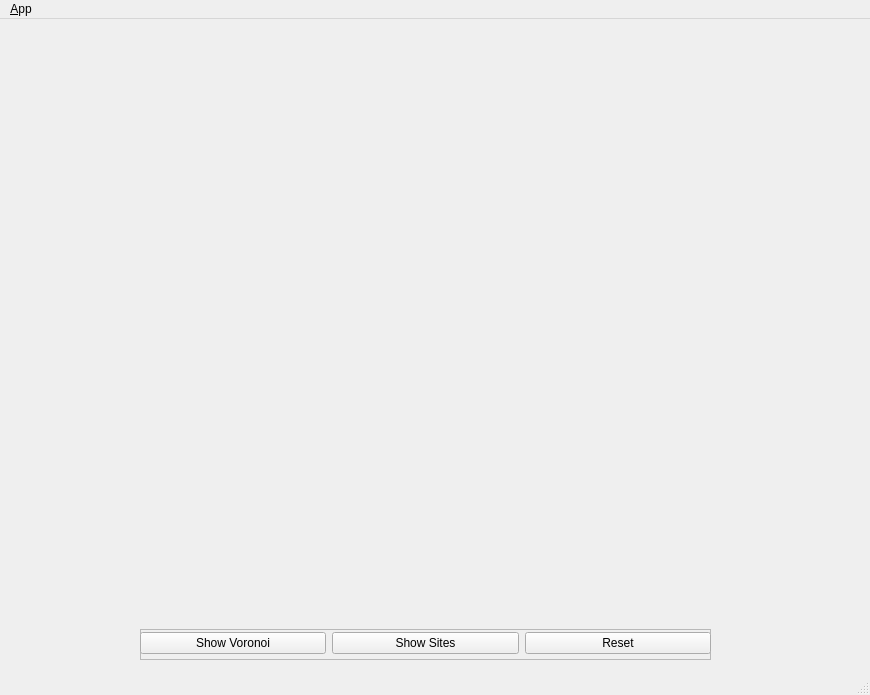
<?xml version="1.0" encoding="UTF-8"?>
<ui version="4.0">
 <class>VoronoiWindowDesign</class>
 <widget class="QMainWindow" name="VoronoiWindowDesign">
  <property name="geometry">
   <rect>
    <x>0</x>
    <y>0</y>
    <width>870</width>
    <height>695</height>
   </rect>
  </property>
  <property name="windowTitle">
   <string>QRosApp</string>
  </property>
  <property name="windowIcon">
   <iconset resource="../resources/images.qrc">
    <normaloff>:/images/icon.png</normaloff>:/images/icon.png</iconset>
  </property>
  <property name="locale">
   <locale language="English" country="Australia"/>
  </property>
  <widget class="QWidget" name="centralwidget">
   <widget class="QFrame" name="frame">
    <property name="geometry">
     <rect>
      <x>140</x>
      <y>610</y>
      <width>571</width>
      <height>31</height>
     </rect>
    </property>
    <property name="frameShape">
     <enum>QFrame::StyledPanel</enum>
    </property>
    <property name="frameShadow">
     <enum>QFrame::Raised</enum>
    </property>
    <widget class="QWidget" name="layoutWidget">
     <property name="geometry">
      <rect>
       <x>0</x>
       <y>0</y>
       <width>571</width>
       <height>29</height>
      </rect>
     </property>
     <layout class="QHBoxLayout" name="_2">
      <item>
       <widget class="QPushButton" name="showVoroBtn">
        <property name="text">
         <string>Show Voronoi</string>
        </property>
       </widget>
      </item>
      <item>
       <widget class="QPushButton" name="showSitesBtn">
        <property name="text">
         <string>Show Sites</string>
        </property>
       </widget>
      </item>
      <item>
       <widget class="QPushButton" name="resetSitesBtn">
        <property name="text">
         <string>Reset</string>
        </property>
       </widget>
      </item>
     </layout>
    </widget>
   </widget>
  </widget>
  <widget class="QMenuBar" name="menubar">
   <property name="geometry">
    <rect>
     <x>0</x>
     <y>0</y>
     <width>870</width>
     <height>25</height>
    </rect>
   </property>
   <widget class="QMenu" name="menu_File">
    <property name="title">
     <string>&amp;App</string>
    </property>
    <addaction name="action_Preferences"/>
    <addaction name="separator"/>
    <addaction name="actionAbout"/>
    <addaction name="actionAbout_Qt"/>
    <addaction name="separator"/>
    <addaction name="action_Quit"/>
    <addaction name="actionAdd_Examples"/>
    <addaction name="actionRemove_Examples"/>
   </widget>
   <addaction name="menu_File"/>
  </widget>
  <widget class="QStatusBar" name="statusbar"/>
  <action name="action_Quit">
   <property name="text">
    <string>&amp;Quit</string>
   </property>
   <property name="shortcut">
    <string>Ctrl+Q</string>
   </property>
   <property name="shortcutContext">
    <enum>Qt::ApplicationShortcut</enum>
   </property>
  </action>
  <action name="action_Preferences">
   <property name="text">
    <string>&amp;Preferences</string>
   </property>
  </action>
  <action name="actionAbout">
   <property name="text">
    <string>&amp;About</string>
   </property>
  </action>
  <action name="actionAbout_Qt">
   <property name="text">
    <string>About &amp;Qt</string>
   </property>
  </action>
  <action name="actionAdd_Examples">
   <property name="text">
    <string>Add Examples</string>
   </property>
  </action>
  <action name="actionRemove_Examples">
   <property name="text">
    <string>Remove Examples</string>
   </property>
  </action>
 </widget>
 <resources>
  <include location="../resources/images.qrc"/>
 </resources>
 <connections>
  <connection>
   <sender>action_Quit</sender>
   <signal>triggered()</signal>
   <receiver>VoronoiWindowDesign</receiver>
   <slot>close()</slot>
   <hints>
    <hint type="sourcelabel">
     <x>-1</x>
     <y>-1</y>
    </hint>
    <hint type="destinationlabel">
     <x>399</x>
     <y>299</y>
    </hint>
   </hints>
  </connection>
 </connections>
</ui>
